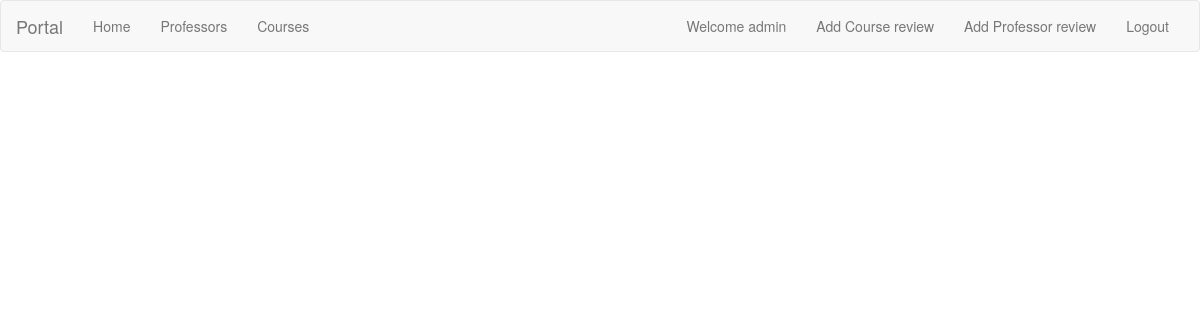
The page /professors/ (signed in) on the database as committed earlier.
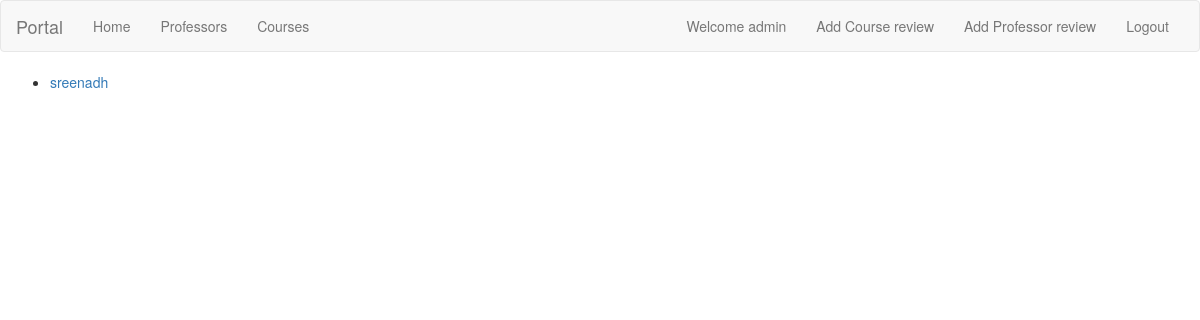
The same page on the database as committed later.
### professors/models.py (models this page shows, shortened)
class Professor(models.Model):
    name = models.CharField(max_length=100)
    age = models.IntegerField()
    department = models.CharField(max_length=100)

### professors/views.py (the view)
class IndexView(generic.ListView):
    template_name = 'professors/index.html'
    context_object_name = 'all_profs'
    def get_queryset(self):
        return Professor.objects.all()

### professors/templates/professors/index.html
{% extends 'root/base.html' %}
{% block body %}
<ul>
    {% for prof in all_profs %}
        <li><a href="{% url 'professors:detail' prof.id %}"> {{ prof.name }} </a></li>
    {% endfor %}
</ul>
{% endblock %}

Rows that differ between the two databases and show on the page:
added Professor: name "sreenadh"
